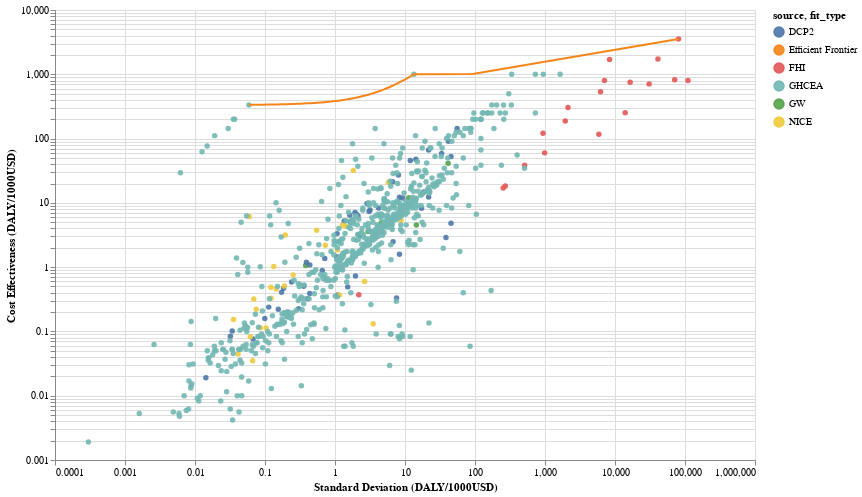

Notebook source saved alongside this figure:
### Code cell
plt_df = comb_df.copy()
plt_df = plt_df.round({'cost_effectiveness': 4, 'stdev': 4})

#Create an interactive chart with the frontier
points = alt.Chart(plt_df).mark_circle().encode(
    alt.X('stdev:Q', scale=alt.Scale(type='log'),
          axis=alt.Axis(title='Standard Deviation (DALY/1000USD)')),
    alt.Y('cost_effectiveness:Q', scale=alt.Scale(type='log'),
          axis=alt.Axis(title='Cost Effectiveness (DALY/1000USD)')),
    color='source', 
    tooltip=['source','intervention','stdev', 'cost_effectiveness'],
    opacity=alt.value(0.9)
).properties(
    width=700, #600, 400
    height=450
).interactive()

## Just the frontier
lines_df = pd.DataFrame.from_dict({
    'stdev': frontier['risks'], 
    'yfit': frontier['returns'],
    'fit_type': 'Efficient Frontier'
})
lines = alt.Chart(lines_df).mark_line().encode(
    x='stdev',
    y='yfit',
    color='fit_type'
)

chart = points + lines
##https://github.com/altair-viz/altair/issues/858, updated altair to solve
chart.save('./data/outputs/meta-returns.html', embed_options={'actions': False})
chart

### Figure 1 — Vega-Lite specification as saved in the notebook (floating-point values rounded to 4 significant figures; data arrays with more than 128 entries replaced by an {"elided": "..."} marker saying what was removed)
{"config": {"view": {"continuousWidth": 400, "continuousHeight": 300}}, "layer": [{"data": {"name": "data-2bdb44c16e010c2db41978a8e13877ca"}, "mark": "circle", "encoding": {"color": {"type": "nominal", "field": "source"}, "opacity": {"value": 0.9}, "tooltip": [{"type": "nominal", "field": "source"}, {"type": "nominal", "field": "intervention"}, {"type": "quantitative", "field": "stdev"}, {"type": "quantitative", "field": "cost_effectiveness"}], "x": {"type": "quantitative", "axis": {"title": "Standard Deviation (DALY/1000USD)"}, "field": "stdev", "scale": {"type": "log"}}, "y": {"type": "quantitative", "axis": {"title": "Cost Effectiveness (DALY/1000USD)"}, "field": "cost_effectiveness", "scale": {"type": "log"}}}, "height": 450, "selection": {"selector007": {"type": "interval", "bind": "scales", "encodings": ["x", "y"]}}, "width": 700}, {"data": {"name": "data-e1437c5e7a8ba73216d18c14637b03bb"}, "mark": "line", "encoding": {"color": {"type": "nominal", "field": "fit_type"}, "x": {"type": "quantitative", "field": "stdev"}, "y": {"type": "quantitative", "field": "yfit"}}}], "$schema": "https://vega.github.io/schema/vega-lite/v4.8.1.json", "datasets": {"data-2bdb44c16e010c2db41978a8e13877ca": {"elided": "761 records"}, "data-e1437c5e7a8ba73216d18c14637b03bb": {"elided": "251 records"}}}
